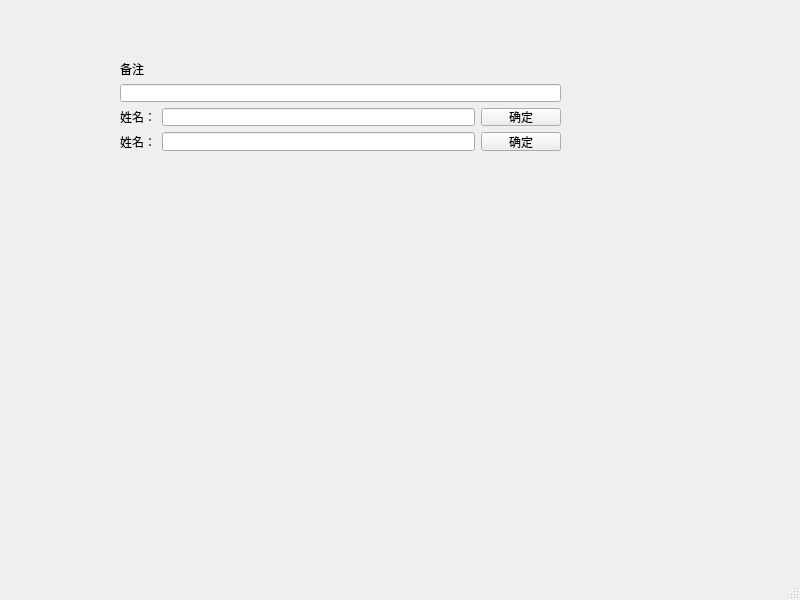
<?xml version="1.0" encoding="UTF-8"?>
<ui version="4.0">
 <class>MainWindow</class>
 <widget class="QMainWindow" name="MainWindow">
  <property name="geometry">
   <rect>
    <x>0</x>
    <y>0</y>
    <width>800</width>
    <height>600</height>
   </rect>
  </property>
  <property name="windowTitle">
   <string>MainWindow</string>
  </property>
  <widget class="QWidget" name="centralwidget">
   <widget class="QWidget" name="">
    <property name="geometry">
     <rect>
      <x>120</x>
      <y>60</y>
      <width>441</width>
      <height>91</height>
     </rect>
    </property>
    <layout class="QVBoxLayout" name="verticalLayout">
     <item>
      <widget class="QLabel" name="label">
       <property name="text">
        <string>备注</string>
       </property>
      </widget>
     </item>
     <item>
      <widget class="QLineEdit" name="lineEdit"/>
     </item>
     <item>
      <layout class="QHBoxLayout" name="horizontalLayout_2">
       <item>
        <widget class="QLabel" name="label_2">
         <property name="text">
          <string>姓名：</string>
         </property>
        </widget>
       </item>
       <item>
        <widget class="QLineEdit" name="lineEdit_2"/>
       </item>
       <item>
        <widget class="QPushButton" name="pushButton">
         <property name="text">
          <string>确定</string>
         </property>
        </widget>
       </item>
      </layout>
     </item>
     <item>
      <layout class="QHBoxLayout" name="horizontalLayout">
       <item>
        <widget class="QLabel" name="label_3">
         <property name="text">
          <string>姓名：</string>
         </property>
        </widget>
       </item>
       <item>
        <widget class="QLineEdit" name="lineEdit_3"/>
       </item>
       <item>
        <widget class="QPushButton" name="pushButton_2">
         <property name="text">
          <string>确定</string>
         </property>
        </widget>
       </item>
      </layout>
     </item>
    </layout>
   </widget>
  </widget>
  <widget class="QMenuBar" name="menubar">
   <property name="geometry">
    <rect>
     <x>0</x>
     <y>0</y>
     <width>800</width>
     <height>23</height>
    </rect>
   </property>
  </widget>
  <widget class="QStatusBar" name="statusbar"/>
 </widget>
 <resources/>
 <connections/>
</ui>
